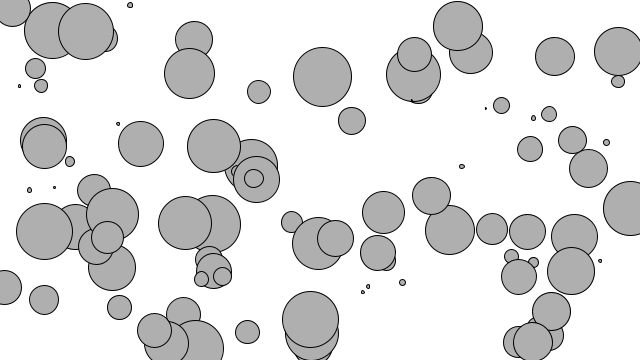
Frame 1 (no input)
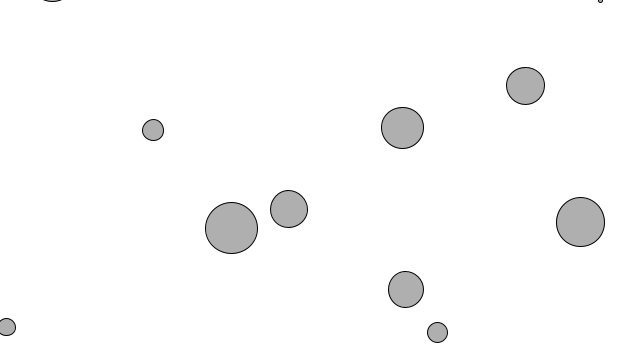
Frame 60 (the mouse pressed at the canvas centre just before this capture)
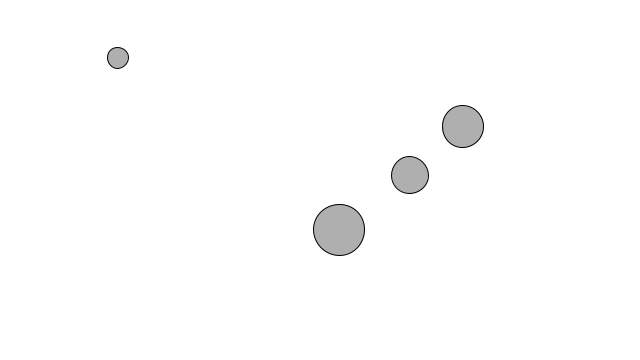
Frame 120 (the mouse held since frame 60 and released just before this capture)

The Processing sketch that drew these frames (run headless with seeded random() and noise(); from frame 60 on, the mouse is pressed at the canvas centre):

// Processing sketch: c2_10_mutual_attract
// ── c2_10_mutual_attract.pde
Mover[] movers =new Mover[100];

void setup(){
  size(640, 360);
  for (int i = 0; i < movers.length; i++) {
    movers[i] = new Mover(random(10), new PVector( random(width), random(height)));
  };
}

void draw(){
  background(255);

  for (int i = 0; i < movers.length; i++) {
    for (int j = 0; j < movers.length; j++) {
      if(j == i){
        continue;
      }
      // 引力を計算し加える
      PVector f = movers[j].attract(movers[i]);
      f.mult(-1);
      movers[i].applyForce(f);
    }

    // マウスに引きつけられる
    PVector mouseF = attract(movers[i]);
    movers[i].applyForce(mouseF);

    movers[i].update();
    movers[i].display();

  }
}

PVector attract(Mover m){
  float G = 0.4;
  float mass = 30;

  // ２つの物体の距離
  PVector mouseLoc = new PVector(mouseX, mouseY);
  PVector force = PVector.sub(mouseLoc, m.location);
  float distance = force.mag();

  distance = constrain(distance, 5, 10);
  // 力の強さ
  float strength = ( G * mass * m.mass ) / (distance * distance);
  force.normalize();
  force.mult(strength);
  return force;
}


// ── Mover.pde
class Mover{
  PVector location;
  PVector velocity;
  PVector acceleration;

  float mass;
  float G;

  public Mover(float m, PVector loc){
    location = loc;
    velocity = new PVector(0, 0);
    acceleration = new PVector(0, 0);
    // 質量
    mass = m;
    G = 0.08;
  }

  /**
   * 力を加える
   * @param force 力のベクトル
   */
  void applyForce(PVector force){
    // 力を質量で割る
    PVector f = PVector.div(force, mass);
    // 力を加速度に積算する
    acceleration.add(f);
  }

  void update(){
    // 力を加え
    velocity.add(acceleration);
    location.add(velocity);
    // 力(加速度)を元に戻す
    acceleration.mult(0);
  }

  void display(){
    stroke(0);
    fill(175);
    // 質量に応じて大きさを変える
    ellipse(location.x, location.y, mass * 6, mass* 6);
  }

  /**
   * 端に付いたら反対に側に行く
   */
  void checkEdges(){
    float dist;
    PVector left;

    if(location.x > width){
      location.x = width;
      velocity.x *= -1;
    }else if(location.x < 0){
      location.x = 0;
      velocity.x *= -1;
    }

    if(location.y > height){
      location.y = height;
      velocity.y *= -1;
    }

  }

  PVector attract(Mover m){
    // ２つの物体の距離
    PVector force = PVector.sub(location, m.location);
    float distance = force.mag();

    distance = constrain(distance, 5, 10);
    // 力の強さ
    float strength = ( G * mass * m.mass ) / (distance * distance);
    force.normalize();
    force.mult(strength);
    return force;
  }
}
